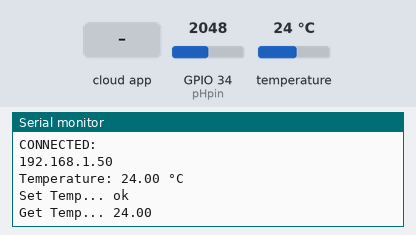
Bench run of a sketch on a simulated ESP32. Parts: the last lines printed to the serial monitor. The test bench sets the inputs (shaded band); at power-on: temperature 24 °C, GPIO 34 (pHpin) = 2048. WiFi joins after 1.5 s; servers stay silent unless stated; the Firebase database answers and starts empty.

Above: at 2.7 s.
2.8 s: temperature set to 12 °C
4.3 s: the phone or cloud app sets Temp to 0
At 5.5 s:
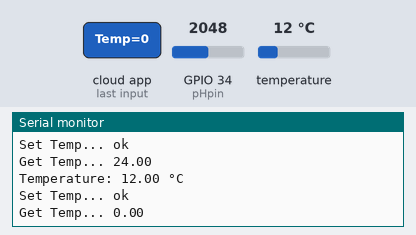
5.8 s: the phone or cloud app sets Temp to 25
At 7.1 s:
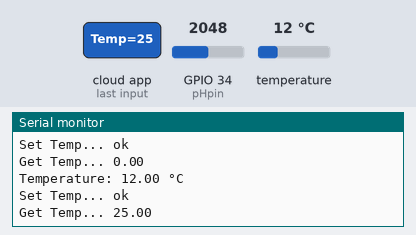
7.3 s: temperature set to 19 °C
At 8.61 s:
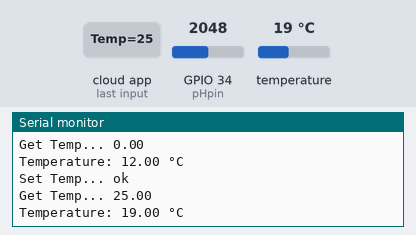
Timing chart, 0 to 9.8 s (numbered marks = the images above; inputs shaded):
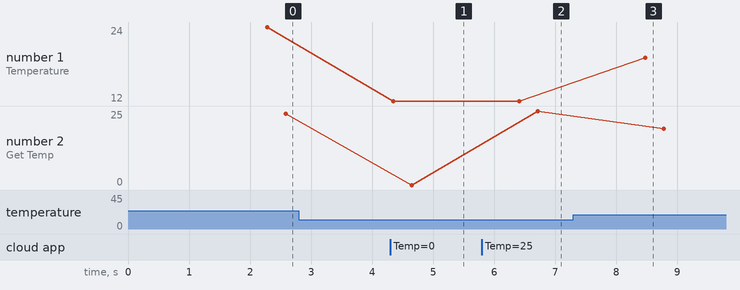

The sketch:

phandtemp_final.ino
```cpp
#include <Arduino.h>
#if defined(ESP32)
#include <FirebaseESP32.h>
#endif

#include <OneWire.h>            // Library for the temperature sensor
#include <DallasTemperature.h>  // Library for the temperature sensor

// Temperature sensor setup
#define ONE_WIRE_BUS 2          // Pin for the temperature sensor
OneWire oneWire(ONE_WIRE_BUS);
DallasTemperature sensors(&oneWire);

// pH sensor setup
#define pHpin 34                // Pin for the pH sensor

// Provide the token generation process info.
#include <addons/TokenHelper.h>

// Provide the RTDB payload printing info and other helper functions.
#include <addons/RTDBHelper.h>

#define WIFI_SSID "akatsuki"
#define WIFI_PASSWORD "N0FreeLOADER!!"
#define API_KEY "AIzaSyAcfqwMQSPENZOECuIoZi1U-HlQCGGaHK4" // Replace with your Firebase API Key
#define DATABASE_URL "https://test-b113d-default-rtdb.asia-southeast1.firebasedatabase.app/" // Replace with your Firebase Realtime Database URL
#define USER_EMAIL "mariejodene@gmail.com" // Replace with your Firebase user email
#define USER_PASSWORD "jodenecute" // Replace with your Firebase user password

// Define Firebase Data object
FirebaseData firebaseData;

FirebaseAuth auth;
FirebaseConfig config;

unsigned long sendDataPrevMillis = 0;

unsigned long count = 0;

void setup() {
  // Initialize temperature sensor
  sensors.begin();

  // Initialize serial communication
  Serial.begin(9600);

  // Connect to Wi-Fi
  WiFi.begin(WIFI_SSID, WIFI_PASSWORD);
  Serial.print("Connecting...");
  while (WiFi.status() != WL_CONNECTED) {
    Serial.print(".");
    delay(500);
  }
  Serial.println();
  Serial.println("CONNECTED:");
  Serial.println(WiFi.localIP());

  config.api_key = API_KEY;

  /* Assign the user sign-in credentials */
  auth.user.email = USER_EMAIL;
  auth.user.password = USER_PASSWORD;

  /* Assign the RTDB URL (required) */
  config.database_url = DATABASE_URL;

  /* Assign the callback function for the long-running token generation task */
  config.token_status_callback = tokenStatusCallback;
  Firebase.begin(&config, &auth);
  Firebase.reconnectWiFi(true);
  Firebase.setDoubleDigits(2);
}

void loop() {
  // Read temperature value
  sensors.requestTemperatures();
  float temperature = sensors.getTempCByIndex(0);

  // Read pH value
  int sensorValue = analogRead(pHpin);
  float pH = map(sensorValue, 0, 4095, 0, 14); // Map the sensor reading to pH scale (ESP32 has a 12-bit ADC, range 0-4095)

  // Print values to the serial monitor
  Serial.print("Temperature: ");
  Serial.print(temperature);
  Serial.println(" °C");

  Serial.printf("Set Temp... %s\n", Firebase.setDouble(firebaseData, "/Sensors/Temp", temperature) ? "ok" : firebaseData.errorReason().c_str());
  Serial.printf("Get Temp... %s\n", Firebase.getDouble(firebaseData, "/Sensors/Temp") ? String(firebaseData.to<double>()).c_str() : firebaseData.errorReason().c_str());

  delay(1000);  // Delay for 1 second
}
```

playback.pde
```cpp

```

Measured:
- after the input at 4.3 s, the serial monitor: prints a new line after 0.35 s (image 1)
- after the input at 5.8 s, the serial monitor: prints a new line after 0.91 s (image 2)
- after the input at 7.3 s, the serial monitor: prints a new line after 1.2 s (image 3)
- plotted number 1: 12 → 19 after the input at 7.3 s
- plotted number 2: 24 → 0 after the input at 4.3 s, 0 → 25 after the input at 5.8 s, 25 → 19 after the input at 7.3 s
